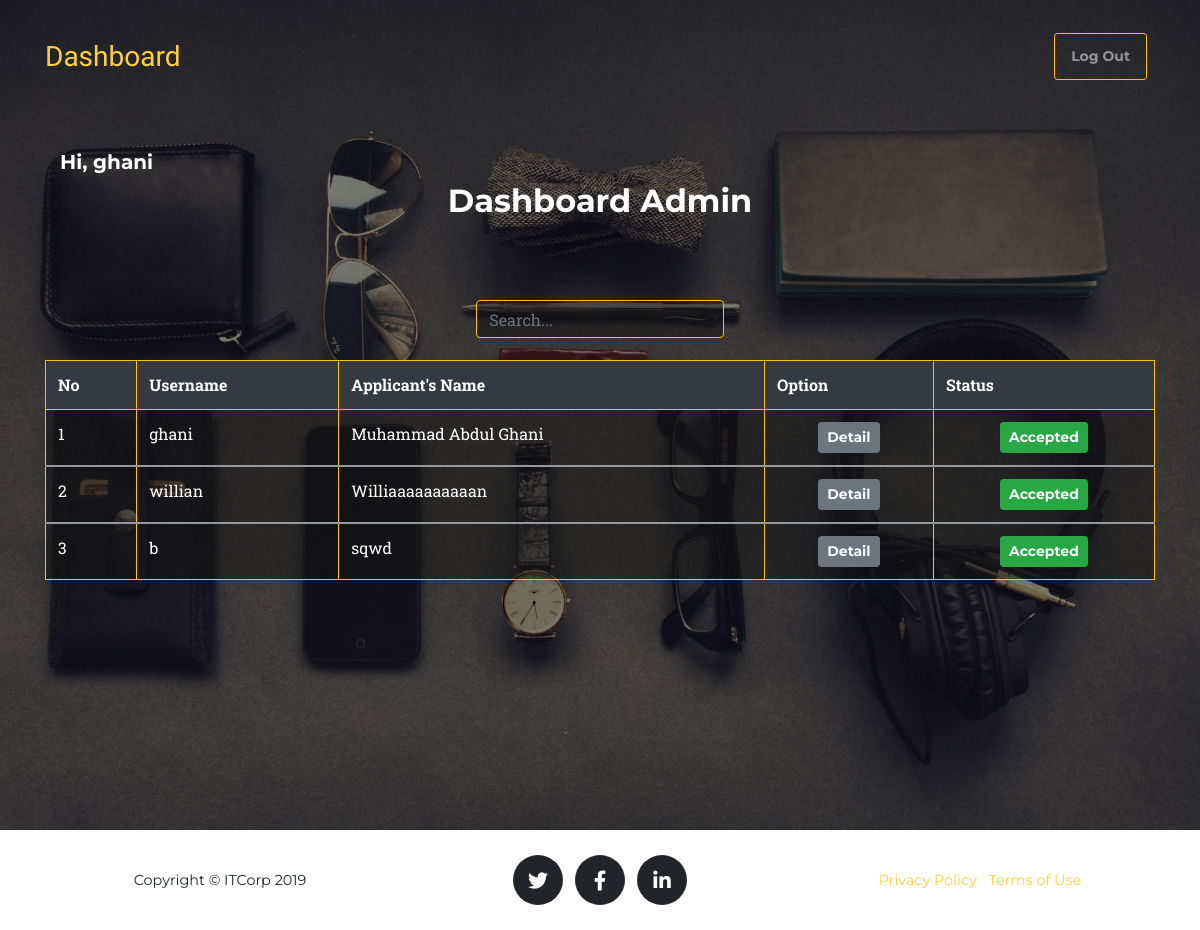
The app's page /dash_admin.php (signed in) with its own data.
### tables this page shows
CREATE TABLE `form` (
  `form_id` int(5) NOT NULL,
  `nama_lengkap` varchar(40) DEFAULT NULL,
  `nama_panggilan` varchar(40) DEFAULT NULL,
  `ttl` varchar(50) DEFAULT NULL,
  `alamat` text DEFAULT NULL,
  `kewarganegaraan` text DEFAULT NULL,
  `no_hp` varchar(12) DEFAULT NULL,
  `lowongan` varchar(25) DEFAULT NULL,
  `ktp` varchar(45) DEFAULT NULL,
  `pas_foto` varchar(49) DEFAULT NULL,
  `transkrip` varchar(51) DEFAULT NULL,
  `ijazah` varchar(48) DEFAULT NULL,
  `acc_form` tinyint(1) DEFAULT NULL,
  `acc_wawancara` tinyint(1) DEFAULT NULL,
  `user_id` int(5) DEFAULT NULL
);

CREATE TABLE `user` (
  `user_id` int(5) NOT NULL,
  `email` varchar(30) DEFAULT NULL,
  `password` varchar(20) DEFAULT NULL,
  `username` varchar(30) DEFAULT NULL,
  `role_id` char(1) DEFAULT NULL
);

### dash_admin.php (the view, shortened to what this page needs)
<?php
include 'koneksi.php';
 ?>
<!DOCTYPE html>
<html lang="en">
<head>
  <link href="vendor/bootstrap/css/bootstrap.min.css" rel="stylesheet">
  <link href="vendor/fontawesome-free/css/all.min.css" rel="stylesheet" type="text/css">
  <link rel="stylesheet" href="https://maxcdn.bootstrapcdn.com/bootstrap/4.3.1/css/bootstrap.min.css">
  <link href="css/agency.min.css" rel="stylesheet">
</head>
<body id="page-top">
  <nav class="navbar navbar-expand-lg navbar-dark fixed-top" id="mainNav">
    <div class="container">
      <a class="navbar-brand js-scroll-trigger" href="dash_admin.php">Dashboard</a>
      <div class="collapse navbar-collapse" id="navbarResponsive">
        <ul class="navbar-nav text-uppercase ml-auto">
          <li class="nav-link">
            <button class="btn btn-outline-warning btn-sm"><a class="nav-link js-scroll-trigger" href="logout.php"> Log Out</a></button>
          </li>
        </ul>
      </div>
    </div>
  </nav>
  <header class="masthead">
    <div class="container">
      <div class="intro-text">
<section style="margin-top: -300px">
<div class="container text-left">
<?php
print "<h5>Hi, ".$_SESSION['username']."</h5>";
$query = mysqli_query($koneksi,"SELECT * FROM form JOIN user ON form.user_id = user.user_id") or die (mysqli_error($koneksi));
 ?>
 </div>
  <h2 class="text-center">Dashboard Admin</h2>
</section>
  <div class="container col-3">
<center>
  <input type="text" id="input" class="form-control border-warning text-light" style="background-color:rgba(20,20,20,0.5)" placeholder="Search..."></div><br><br><br>
  <table class=" table table-dark  border border-warning rounded text-left table-hover" style="  margin-top: -50px; margin-bottom: 50px;background-color:rgba(20,20,20,0.5);border-radius: 50px">
  	<thead class="bg-dark" >
      <tr>
    		<th class="border border-warning rounded">No</th>
    		<th class="border border-warning rounded">Username</th>
    		<th class="border border-warning rounded">Applicant's Name</th>
        <th class="border border-warning rounded">Option</th>
        <th class="border border-warning rounded">Status</th>
  	  </tr>
    </thead>
  	<?php
  		$i = 1;
  		while($row = mysqli_fetch_object($query)) {
  	?>
    <tbody id="table">
  		<tr class="border border-warning rounded">
  			<td class="border border-warning rounded"> <?= $i ?> </td>
  			<td class="border border-warning rounded"><?= $row->username ?></td>
  			<td class="border border-warning rounded"><?= $row->nama_lengkap ?></td>
  			<td align="center" class="border border-warning rounded">
  				<?php
  				if ($row->acc_wawancara == '0' && $row->acc_form == '0') {
  				?>
  					<button class="btn btn-secondary btn-sm "><a class="text-light" href="detail_admin.php?id=<?= $row->user_id ?>">Detail</a></button>
  				<?php
  				}
  				else if ($row->acc_form == '1' && $row->acc_wawancara == '0') {
  				?>
            <button class="btn btn-secondary btn-sm "><a class="text-light" href="detail_admin.php?id=<?= $row->user_id ?>">Detail</a></button>
  				<?php
  				}
  				else if ($row->acc_form == '1' && $row->acc_wawancara == '1'){
  				?>
            <button class="btn btn-secondary btn-sm "><a class="text-light" href="detail_admin.php?id=<?= $row->user_id ?>">Detail</a></button>
  				<?php
  				}
  				else if ($row->acc_form == '2' || $row->acc_wawancara == '2'){
  				?>
            <button class="btn btn-secondary btn-sm "><a class="text-light" href="detail_admin.php?id=<?= $row->user_id ?>">Detail</a></button>
  				<?php
  				}
  				?>
  			</td>
        <td align="center">
          <?php
          if ($row->acc_form == '1' && $row->acc_wawancara == '1'){
          ?>
            <button class="btn btn-success text-light btn-sm ">Accepted</button>
          <?php
          }
          ?>
        </td>
  		</tr>
      </tbody>
  	<?php $i++; } ?>
  </table>
  </div>
  </div>
  </header>
</body>
  <footer class="footer">
    <div class="container">
      <div class="row align-items-center">
        <div class="col-md-4">
          <span class="copyright">Copyright &copy; ITCorp 2019</span>
        </div>
        <div class="col-md-4">
          <ul class="list-inline social-buttons">
            <li class="list-inline-item">
              <a href="#">
                <i class="fab fa-twitter"></i>
              </a>
            </li>
            <li class="list-inline-item">
              <a href="#">
                <i class="fab fa-facebook-f"></i>
              </a>
            </li>
            <li class="list-inline-item">
              <a href="#">
                <i class="fab fa-linkedin-in"></i>
              </a>
            </li>
          </ul>
        </div>
        <div class="col-md-4">
          <ul class="list-inline quicklinks">
            <li class="list-inline-item">
              <a href="#">Privacy Policy</a>
            </li>
            <li class="list-inline-item">
              <a href="#">Terms of Use</a>
            </li>
          </ul>
        </div>
      </div>
    </div>
  </footer>
</html>

### records on screen
form: user.username "ghani", nama_lengkap "Muhammad Abdul Ghani", acc_form "Accepted"
form: user.username "willian", nama_lengkap "Williaaaaaaaaaan", acc_form "Accepted"
form: user.username "b", nama_lengkap "sqwd", acc_form "Accepted"

### other values on screen
$_SESSION['username'] "ghani"
